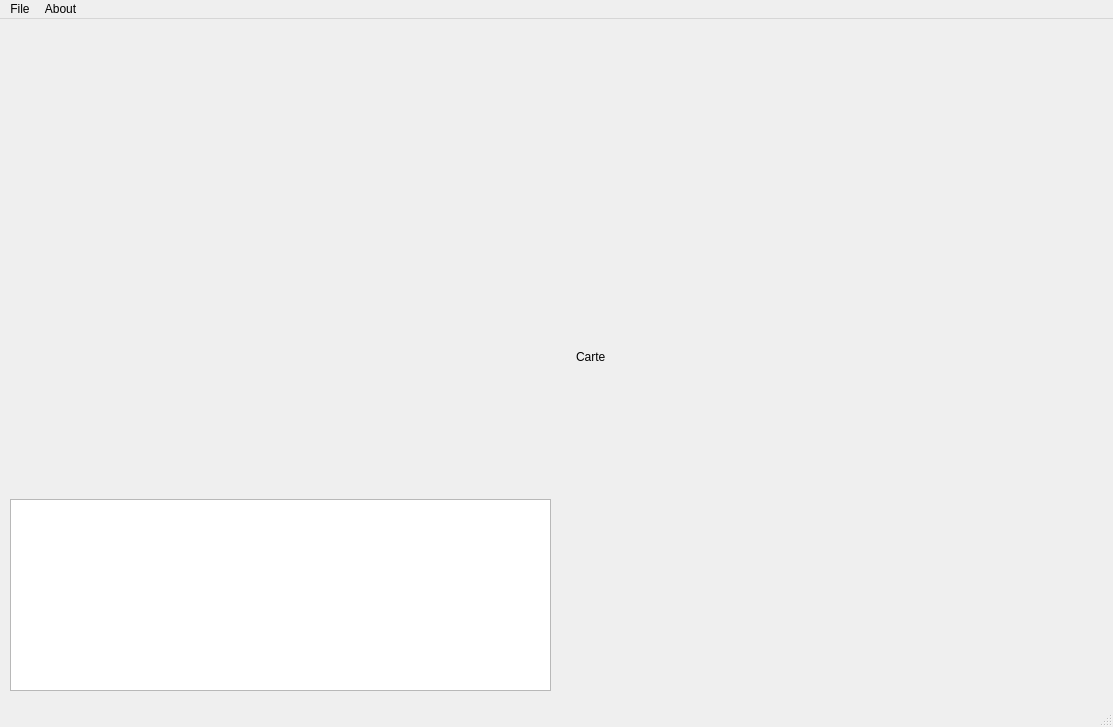
<?xml version="1.0" encoding="UTF-8"?>
<ui version="4.0">
 <class>MainWindow</class>
 <widget class="QMainWindow" name="MainWindow">
  <property name="geometry">
   <rect>
    <x>0</x>
    <y>0</y>
    <width>1113</width>
    <height>727</height>
   </rect>
  </property>
  <property name="windowTitle">
   <string>MainWindow</string>
  </property>
  <widget class="QWidget" name="centralwidget">
   <widget class="QLabel" name="label">
    <property name="geometry">
     <rect>
      <x>10</x>
      <y>10</y>
      <width>541</width>
      <height>461</height>
     </rect>
    </property>
    <property name="text">
     <string/>
    </property>
    <property name="pixmap">
     <pixmap>Autonomous-Garbage-Collector-Boat-1/test/IMG_20230205_072752_633_jpg.rf.9eec6a91d70294c63714582993c2c73a.jpg</pixmap>
    </property>
    <property name="scaledContents">
     <bool>true</bool>
    </property>
   </widget>
   <widget class="QTableWidget" name="tableWidget">
    <property name="geometry">
     <rect>
      <x>10</x>
      <y>480</y>
      <width>541</width>
      <height>192</height>
     </rect>
    </property>
   </widget>
   <widget class="QLabel" name="label_2">
    <property name="geometry">
     <rect>
      <x>576</x>
      <y>12</y>
      <width>511</width>
      <height>651</height>
     </rect>
    </property>
    <property name="text">
     <string>Carte</string>
    </property>
   </widget>
  </widget>
  <widget class="QMenuBar" name="menubar">
   <property name="geometry">
    <rect>
     <x>0</x>
     <y>0</y>
     <width>1113</width>
     <height>21</height>
    </rect>
   </property>
   <widget class="QMenu" name="menuFile">
    <property name="title">
     <string>File</string>
    </property>
   </widget>
   <widget class="QMenu" name="menuAbout">
    <property name="title">
     <string>About</string>
    </property>
   </widget>
   <addaction name="menuFile"/>
   <addaction name="menuAbout"/>
  </widget>
  <widget class="QStatusBar" name="statusbar"/>
 </widget>
 <resources/>
 <connections/>
</ui>
